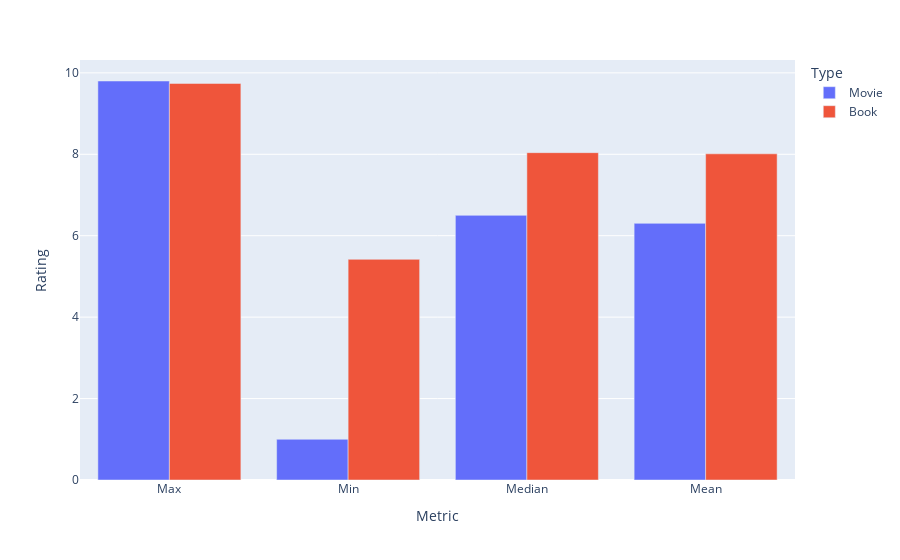

Write notebook code for a chart like this one.
### Code cell
fig = px.bar(Data, x="Metric",y="Rating",color="Type",barmode="group")
fig.show()

### Figure 1 — Plotly figure (JSON) as saved in the notebook; plotly's stock layout.template omitted (floating-point values rounded to 4 significant figures)
{"data": [{"alignmentgroup": "True", "hovertemplate": "Type=Movie<br>Metric=%{x}<br>Rating=%{y}<extra></extra>", "legendgroup": "Movie", "marker": {"color": "#636efa", "pattern": {"shape": ""}}, "name": "Movie", "offsetgroup": "Movie", "orientation": "v", "showlegend": true, "textposition": "auto", "type": "bar", "x": ["Max", "Min", "Median", "Mean"], "xaxis": "x", "y": [9.8, 1, 6.5, 6.304], "yaxis": "y"}, {"alignmentgroup": "True", "hovertemplate": "Type=Book<br>Metric=%{x}<br>Rating=%{y}<extra></extra>", "legendgroup": "Book", "marker": {"color": "#EF553B", "pattern": {"shape": ""}}, "name": "Book", "offsetgroup": "Book", "orientation": "v", "showlegend": true, "textposition": "auto", "type": "bar", "x": ["Max", "Min", "Median", "Mean"], "xaxis": "x", "y": [9.74, 5.42, 8.04, 8.011], "yaxis": "y"}], "layout": {"barmode": "group", "legend": {"title": {"text": "Type"}, "tracegroupgap": 0}, "margin": {"t": 60}, "xaxis": {"anchor": "y", "domain": [0, 1], "title": {"text": "Metric"}}, "yaxis": {"anchor": "x", "domain": [0, 1], "title": {"text": "Rating"}}}}
